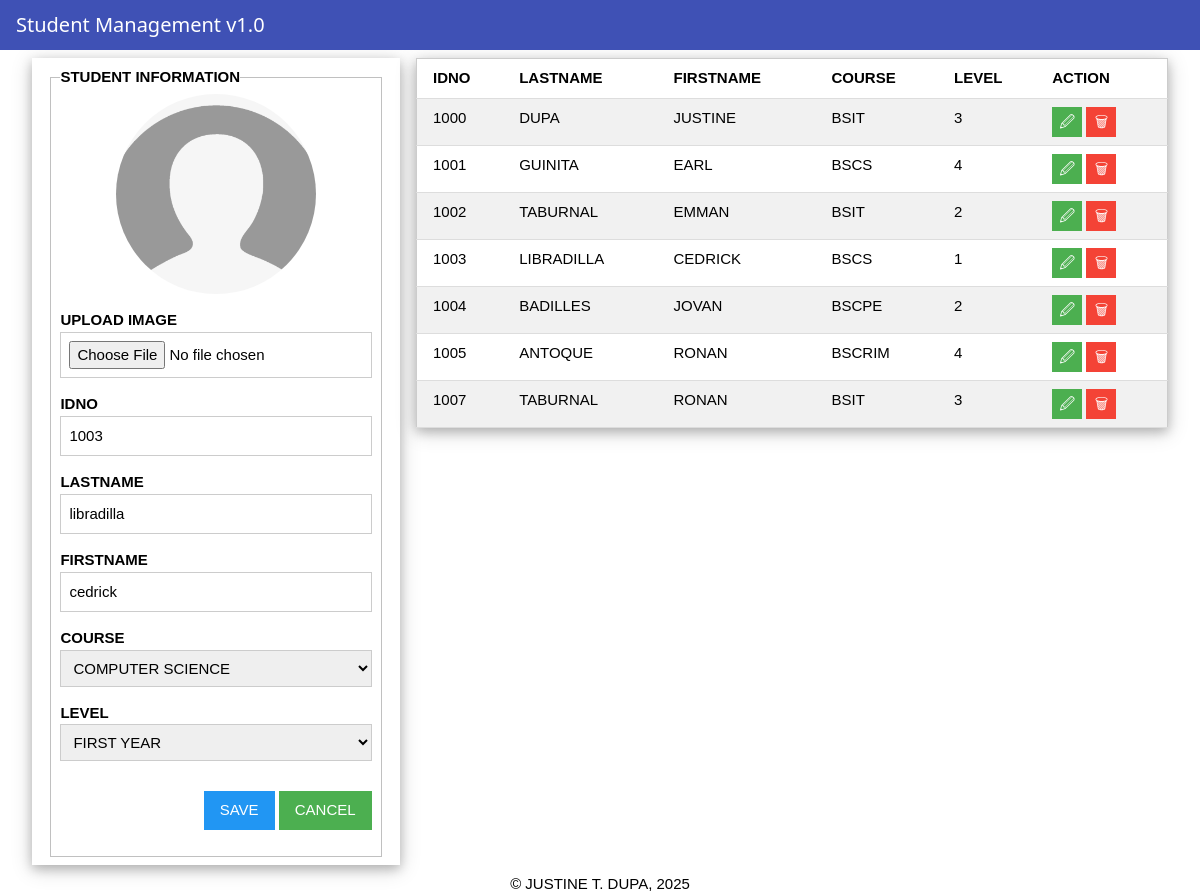
Screenshot of /update/1003 with the database file from the repository.
### tables this page shows
CREATE TABLE students(
id integer primary key autoincrement,
idno varchar(10) unique,
lastname varchar(25),
firstname varchar(25),
course varchar(10),
level varchar(5), image varchar(25));

### app.py (the view, shortened to what this page needs)
@app.route("/update/<idno>", methods=['GET', 'POST'])
def update_student(idno):
    student = getRecord("students", idno=idno)
    if not student:
        return redirect(url_for('index'))
    student = student[0]  # Extract dict from list
    students = getAll('students')
    return render_template('index.html', student=student, studentlist=students)

### db/dbhelper.py (called while the page is built)
def getProcess(sql, vals) -> list:
    conn = connect(database)
    conn.row_factory = Row
    cursor = conn.cursor()
    cursor.execute(sql, vals)
    data = cursor.fetchall()
    cursor.close()
    conn.close()
    return data

def getAll(table) -> list:
    sql = f"SELECT * FROM {table}"
    return getProcess(sql, [])

def getRecord(table, **kwargs) -> list:
    keys = list(kwargs.keys())
    vals = list(kwargs.values())
    flds = []
    for key in keys:
        flds.append(f"{key} =?")
    fields = " AND ".join(flds)
    sql = f"SELECT * FROM {table} WHERE {fields}"
    return getProcess(sql, vals)

### templates/index.html (shortened to what this page needs)
{% extends 'base.html' %} {% block content %}
<div class="w3-row-padding">
  <div class="w3-third">
    <div class="w3-card-4 w3-container w3-padding">
      <fieldset>
        <legend><b>STUDENT INFORMATION</b></legend>
        <form method="post" enctype="multipart/form-data" action="{% if student %}{{ url_for('update_student', idno=student.idno) }}{% else %}{{ url_for('add_student') }}{% endif %}">
          <center>
            {% if student and student.image %}
              <img id="profilePreview"
                  src="{{ url_for('static', filename='uploads/' ~ student.image) }}"
                  alt="Profile Image" width="200" height="200" style="border-radius: 50%; object-fit: cover;">
            {% else %}
              <img id="profilePreview"
                  src="{{ url_for('static', filename='images/user_profile.png') }}"
                  alt="Default Profile" width="200" height="200" style="border-radius: 50%; object-fit: cover;">
            {% endif %}
          </center>
          <p>
            <label><b>UPLOAD IMAGE</b></label>
            <input type="file" name="image" accept="image/*" class="w3-input w3-border"
                  onchange="previewImage(event)">
          </p>
          <p>
              <label><b>IDNO</b></label>
              <input
              type="number"
              name="idno"
              id="idno"
              class="w3-input w3-border"
              required
              value="{{ student.idno if student else '' }}"
              />
          </p>
          <p>
              <label><b>LASTNAME</b></label>
              <input
              type="text"
              name="lastname"
              id="lastname"
              class="w3-input w3-border"
              required
              value="{{ student.lastname if student else '' }}"
              />
          </p>
          <p>
              <label><b>FIRSTNAME</b></label>
              <input
              type="text"
              name="firstname"
              id="firstname"
              class="w3-input w3-border"
              required
              value="{{ student.firstname if student else '' }}"
              />
          </p>
          <p>
              <label><b>COURSE</b></label>
              <select name="course" id="course" class="w3-input w3-border required">
              <option value="bscs" {% if student and student.course == 'bscs' %}selected{% endif %}>COMPUTER SCIENCE</option>
              </select>
          </p>
          <p>
              <label><b>LEVEL</b></label>
              <select name="level" id="level" class="w3-input w3-border required">
              <option value="1" {% if student and student.level == '1' %}selected{% endif %}>FIRST YEAR</option>
              </select>
          </p>
          <p class="w3-right">
              <input type="submit" value="SAVE" class="w3-button w3-blue" />
              {% if student %}
              <a href="{{ url_for('index') }}" class="w3-button w3-green">CANCEL</a>
              {% else %}
              <input type="reset" value="CANCEL" class="w3-button w3-green" />
              {% endif %}
          </p>
        </form>
      </fieldset>
    </div>
  </div>
  <div class="w3-twothird">
    <table class="w3-table-all w3-card-4">
      <tr>
        <th>IDNO</th>
        <th class="w3-hide-small w3-hide-medium">LASTNAME</th>
        <th class="w3-hide-small w3-hide-medium">FIRSTNAME</th>
        <th class="w3-hide-small w3-hide-medium">COURSE</th>
        <th class="w3-hide-small w3-hide-medium">LEVEL</th>
        <th>ACTION</th>
        {% for student in studentlist %}
        <tr>
            <td>{{  student['idno'] }}</td>
            <td class="w3-hide-small w3-hide-medium">{{  student['lastname'].upper() }}</td>
            <td class="w3-hide-small w3-hide-medium">{{  student['firstname'].upper() }}</td>
            <td class="w3-hide-small w3-hide-medium">{{  student['course'].upper() }}</td>
            <td class="w3-hide-small w3-hide-medium">{{  student['level'] }}</td>
            <td>
                <a href="{{ url_for('update_student', idno=student['idno']) }}" class="w3-button w3-green" style="width: 30px !important; height: 30px !important; padding: 0 !important; text-align: center; line-height: 30px;">&#128393;</a>
                <a href="{{ url_for('delete_student', idno=student['idno']) }}" class="w3-button w3-red" style="width: 30px !important; height: 30px !important; padding: 0 !important; text-align: center; line-height: 30px;">&#128465;</a>
            </td>
        </tr>
        {% endfor %}
      </tr>
    </table>
  </div>
</div>
{% endblock %}

### static/css/w3.css (style rules this page uses)
*,*:before,*:after { box-sizing:inherit }
html { -ms-text-size-adjust:100%;-webkit-text-size-adjust:100% }
body { margin:0 }
a { background-color:transparent }
b,strong { font-weight:bolder }
img { border-style:none }
button,input,select,textarea,optgroup { font:inherit;margin:0 }
button,input { overflow:visible }
button,select { text-transform:none }
button,[type=button],[type=reset],[type=submit] { -webkit-appearance:button }
fieldset { border:1px solid #c0c0c0;margin:0 2px;padding:.35em .625em .75em }
legend { color:inherit;display:table;max-width:100%;padding:0;white-space:normal }
html,body { font-family:Verdana,sans-serif;font-size:15px;line-height:1.5 }
html { overflow-x:hidden }
img { vertical-align:middle }
a { color:inherit }
.w3-table,.w3-table-all { border-collapse:collapse;border-spacing:0;width:100%;display:table }
.w3-table-all { border:1px solid #ccc }
.w3-bordered tr,.w3-table-all tr { border-bottom:1px solid #ddd }
.w3-table-all tr:nth-child(odd) { background-color:#fff }
.w3-table-all tr:nth-child(even) { background-color:#f1f1f1 }
.w3-table td,.w3-table th,.w3-table-all td,.w3-table-all th { padding:8px 8px;display:table-cell;text-align:left;vertical-align:top }
.w3-table th:first-child,.w3-table td:first-child,.w3-table-all th:first-child,.w3-table-all td:first-child { padding-left:16px }
.w3-btn,.w3-button { border:none;display:inline-block;padding:8px 16px;vertical-align:middle;overflow:hidden;text-decoration:none;color:inherit;background-color:inherit;text-align:center;cursor:pointer;white-space:nowrap }
.w3-btn,.w3-button { -webkit-touch-callout:none;-webkit-user-select:none;-khtml-user-select:none;-moz-user-select:none;-ms-user-select:none;user-select:none }
.w3-input { padding:8px;display:block;border:none;border-bottom:1px solid #ccc;width:100% }
.w3-container:after,.w3-container:before,.w3-panel:after,.w3-panel:before,.w3-row:after,.w3-row:before,.w3-row-padding:after,.w3-row-padding:before, .w3-cell-row:before,.w3-cell-row:after,.w3-clear:after,.w3-clear:before,.w3-bar:before,.w3-bar:after { content:"";display:table;clear:both }
.w3-col,.w3-half,.w3-third,.w3-twothird,.w3-threequarter,.w3-quarter { float:left;width:100% }
@media (min-width:601px) { .w3-col.m4,.w3-third { width:33.33333% } }
@media (min-width:601px) { .w3-col.m8,.w3-twothird { width:66.66666% } }
.w3-row-padding,.w3-row-padding>.w3-half,.w3-row-padding>.w3-third,.w3-row-padding>.w3-twothird,.w3-row-padding>.w3-threequarter,.w3-row-padding>.w3-quarter,.w3-row-padding>.w3-col { padding:0 8px }
.w3-container,.w3-panel { padding:0.01em 16px }
.w3-card-4,.w3-hover-shadow:hover { box-shadow:0 4px 10px 0 rgba(0,0,0,0.2),0 4px 20px 0 rgba(0,0,0,0.19) }
.w3-border { border:1px solid #ccc!important }
.w3-padding { padding:8px 16px!important }
.w3-right { float:right!important }
.w3-blue,.w3-hover-blue:hover { color:#fff!important;background-color:#2196F3!important }
.w3-green,.w3-hover-green:hover { color:#fff!important;background-color:#4CAF50!important }
.w3-red,.w3-hover-red:hover { color:#fff!important;background-color:#f44336!important }

### rows the page displays
students: idno "1003", lastname "libradilla", firstname "cedrick", course "COMPUTER SCIENCE", level "FIRST YEAR", lastname "LIBRADILLA", firstname "CEDRICK", course "BSCS", level "1"
students: idno "1000", lastname "DUPA", firstname "JUSTINE", course "BSIT", level "3"
students: idno "1001", lastname "GUINITA", firstname "EARL", course "BSCS", level "4"
students: idno "1002", lastname "TABURNAL", firstname "EMMAN", course "BSIT", level "2"
students: idno "1004", lastname "BADILLES", firstname "JOVAN", course "BSCPE", level "2"
students: idno "1005", lastname "ANTOQUE", firstname "RONAN", course "BSCRIM", level "4"
students: idno "1007", lastname "TABURNAL", firstname "RONAN", course "BSIT", level "3"
